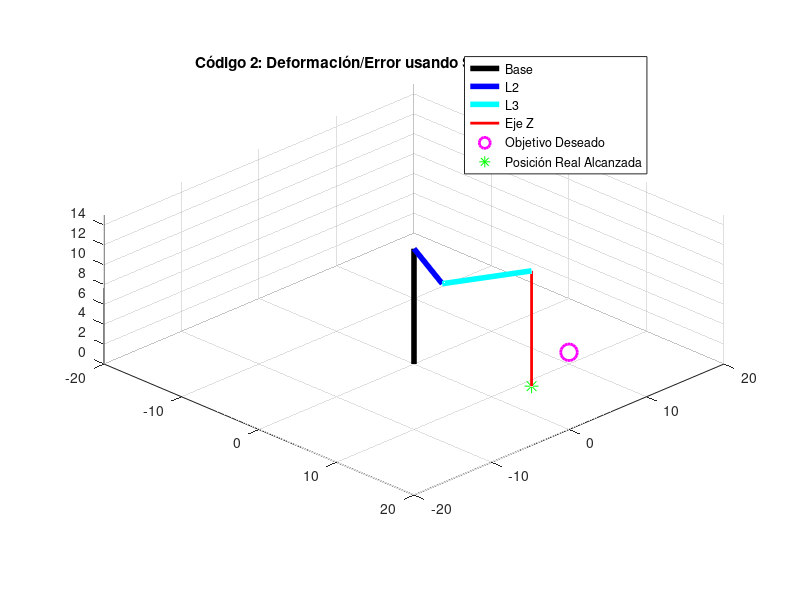

Recreate this plot in MATLAB.
clear; clc; close all;

L1 = 11.61; L2 = 7.99; L3 = 8.61; tcp_offset = 8.5;

% Configuración inicial (Ángulos iniciales en grados)
th_deg = [10; 20; 0]; 
t1 = deg2rad(th_deg(1)); t2 = deg2rad(th_deg(2));

% Posición inicial real del robot en el espacio
P_inicial = [L2*cos(t1) + L3*cos(t1+t2); L2*sin(t1) + L3*sin(t1+t2); L1 - tcp_offset - th_deg(3)];

% OBJETIVO DESEADO (Un paso largo para forzar el comportamiento del Jacobiano puro)
P_final = [12.0; 8.0; 2.5]; 

% Diferencial de distancia directo (Un solo gran salto)
dX = P_final - P_inicial;

% Evaluar el Jacobiano en la posición actual
J = [ -7.99*sin(t1) - 8.61*sin(t1+t2),  -8.61*sin(t1+t2),  0;
       7.99*cos(t1) + 8.61*cos(t1+t2),   8.61*cos(t1+t2),  0;
       0,                                0,               -1 ];

% Restricciones y Singularidad
det_J = 68.7939 * sin(t2);
if abs(det_J) < 0.01
    error('No se puede mover: El Jacobiano puro se indetermina en singularidades (det = 0).');
end

% --- MOVIMIENTO ARTICULAR DIRECTO POR VELOCIDAD ---
% dTh está en radianes/paso
dTh = inv(J) * dX; 

% Nuevos ángulos del robot sumando el cambio estimado
th_final_deg = th_deg + rad2deg(dTh);

% Límites físicos básicos (Restricciones mecánicas)
th_final_deg(1) = max(-135, min(135, th_final_deg(1)));
th_final_deg(2) = max(-90, min(90, th_final_deg(2)));
th_final_deg(3) = max(0, min(3.11, th_final_deg(3)));

% ¿Dónde terminó realmente tras aplicar el Jacobiano a secas?
t1_f = deg2rad(th_final_deg(1)); t2_f = deg2rad(th_final_deg(2));
P_llegada_real = [L2*cos(t1_f) + L3*cos(t1_f+t2_f); L2*sin(t1_f) + L3*sin(t1_f+t2_f); L1 - tcp_offset - th_final_deg(3)];

fprintf('--- RESULTADOS SOLO JACOBIANO (PASO ÚNICO) ---\n');
fprintf('Objetivo solicitado: X:%.2f, Y:%.2f, Z:%.2f\n', P_final(1), P_final(2), P_final(3));
fprintf('Llegada real:        X:%.2f, Y:%.2f, Z:%.2f\n', P_llegada_real(1), P_llegada_real(2), P_llegada_real(3));
fprintf('Error de posición:   %.2f cm (Efecto de no usar trayectoria)\n', norm(P_final - P_llegada_real));

% Graficar la posición del robot resultante
figure('Name','Código 2: Desplazamiento Solo Jacobiano','Color','w');
hold on; grid on; view(45, 25); axis([-20 20 -20 20 0 15]); axis equal;
P0 = [0;0;0]; PTB = [0;0;L1]; PJ2 = [L2*cos(t1_f); L2*sin(t1_f); L1]; PJ3 = [P_llegada_real(1); P_llegada_real(2); L1]; PEF = P_llegada_real;
plot3([P0(1) PTB(1)],[P0(2) PTB(2)],[P0(3) PTB(3)],'k-','LineWidth',4);
plot3([PTB(1) PJ2(1)],[PTB(2) PJ2(2)],[PTB(3) PJ2(3)],'b-','LineWidth',4);
plot3([PJ2(1) PJ3(1)],[PJ2(2) PJ3(2)],[PJ2(3) PJ3(3)],'c-','LineWidth',4);
plot3([PJ3(1) PEF(1)],[PJ3(2) PEF(2)],[PJ3(3) PEF(3)],'r-','LineWidth',2);
plot3(P_final(1), P_final(2), P_final(3), 'mo', 'MarkerSize',12, 'LineWidth',2); % Objetivo
plot3(PEF(1), PEF(2), PEF(3), 'g*', 'MarkerSize',10); % Dónde quedó
title('Código 2: Deformación/Error usando Solo Jacobiano Directo');
legend('Base','L2','L3','Eje Z','Objetivo Deseado','Posición Real Alcanzada');
